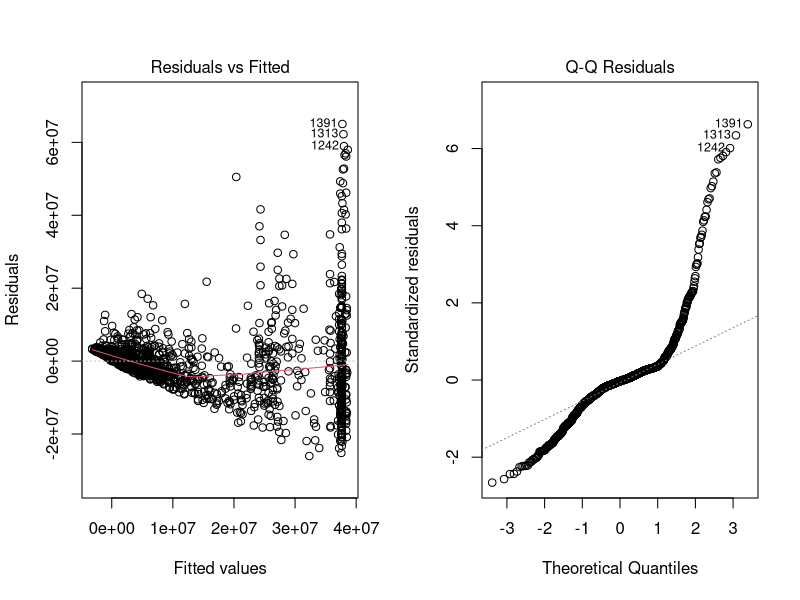
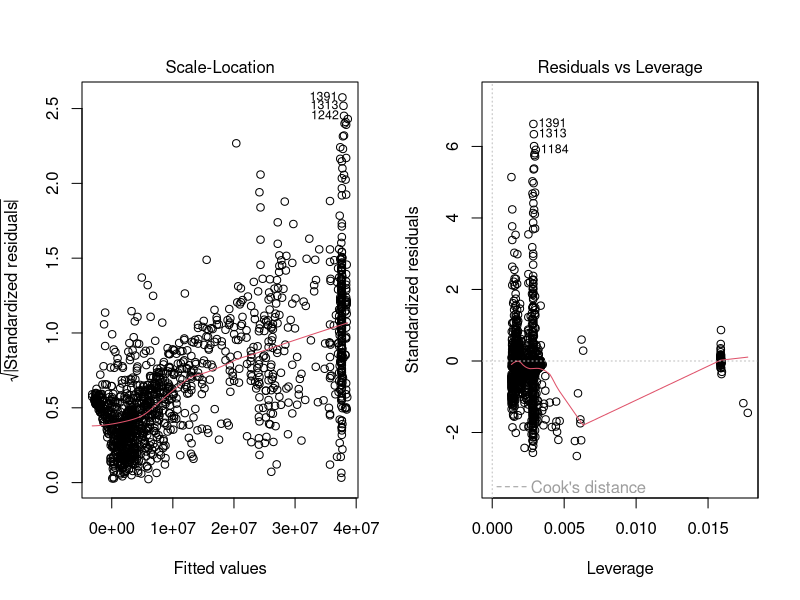
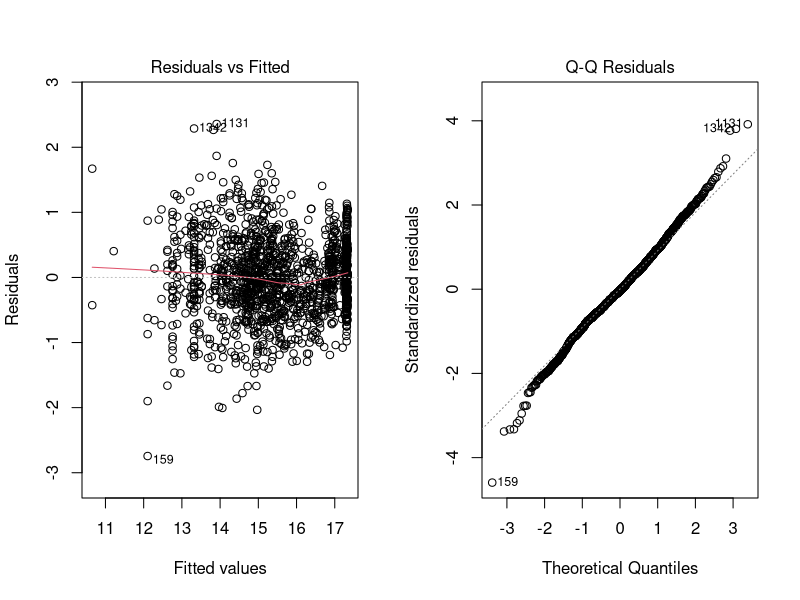
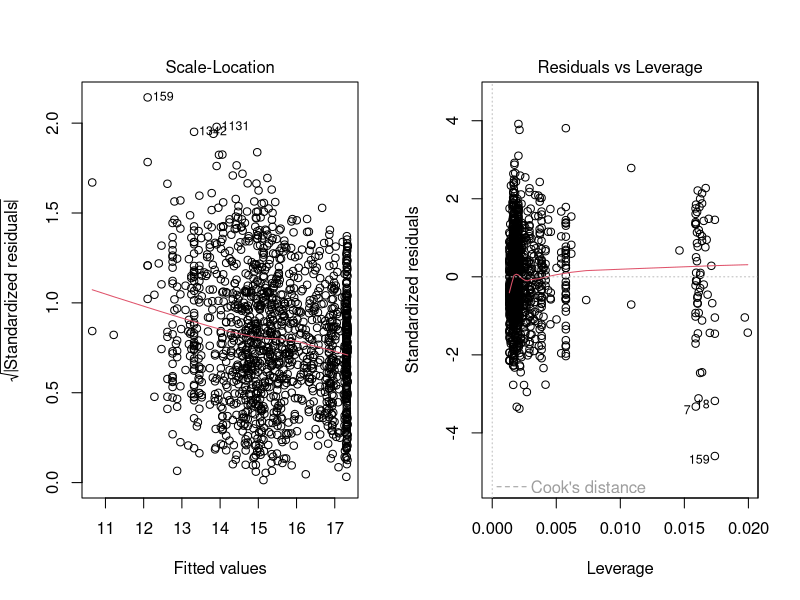

Here is the R script that generated these plots, in order: (Note: this script raises an error after producing the figures.)
## ---- chunk 1
library(dplyr)
library(ggplot2)
library(gridExtra)
library(caret)
library(lsmeans)
## ---- chunk 2
df = read.csv('broadway_stat300.csv')
## ---- chunk 3
summary(df)
## ---- chunk 4
str(df)
## ---- chunk 5
unique(df$Show.Type)
## ---- chunk 6
head(df[which(df$Number.Performances == 0),])

df = df[-which(df$Number.Performances == 0),]
## ---- chunk 7
nrow(df[df$Show.Type == 'Musical',])
nrow(df[df$Show.Type == 'Play',])
nrow(df[df$Show.Type == 'Special',])
## ---- chunk 8
summary(lm(Total.Gross ~ Show.Type + Number.Performances, data = df))
## ---- chunk 9
par(mfrow=c(1,2))
plot(lm(Total.Gross ~ Show.Type + Number.Performances, data = df))
## ---- chunk 10
par(mfrow=c(1,2))
plot(lm(log(Total.Gross) ~ Show.Type + log(Number.Performances), data = df))
## ---- chunk 11
summary(lm(log(Total.Gross) ~ log(Number.Performances) + factor(Show.Type), data = df))
## ---- chunk 12
aov_reduced<- lm(Total.Gross ~ Number.Performances, data = df)
aov_full <- lm(Total.Gross ~ Number.Performances + Show.Type, data = df)
anova(aov_reduced, aov_full)

aov_tr_reduced <- lm(log(Total.Gross) ~ log(Number.Performances), data = df)
aov_tr_full <- lm(log(Total.Gross) ~ log(Number.Performances) + Show.Type, data = df)
aov_model <- anova(lm1, lm2)
aov_model
## ---- chunk 13
tuk=lm(log(Total.Gross)~log(Number.Performances)+factor(Show.Type), df)

#Calculate CIs for all pairwise comparisons of means (with family-wise
#confidence level of 0.95):
x=lsmeans(tuk,pairwise~Show.Type)$contrasts
confint(x, level = 0.95)
## ---- chunk 14
plot(x, main = "95% family-wise Confidence Interval", xlab = "Estimated Differences", ylab = "")
## ---- chunk 15
df %>%
  group_by(Show.Type) %>%
  summarize(n_performances = sum(Number.Performances))
